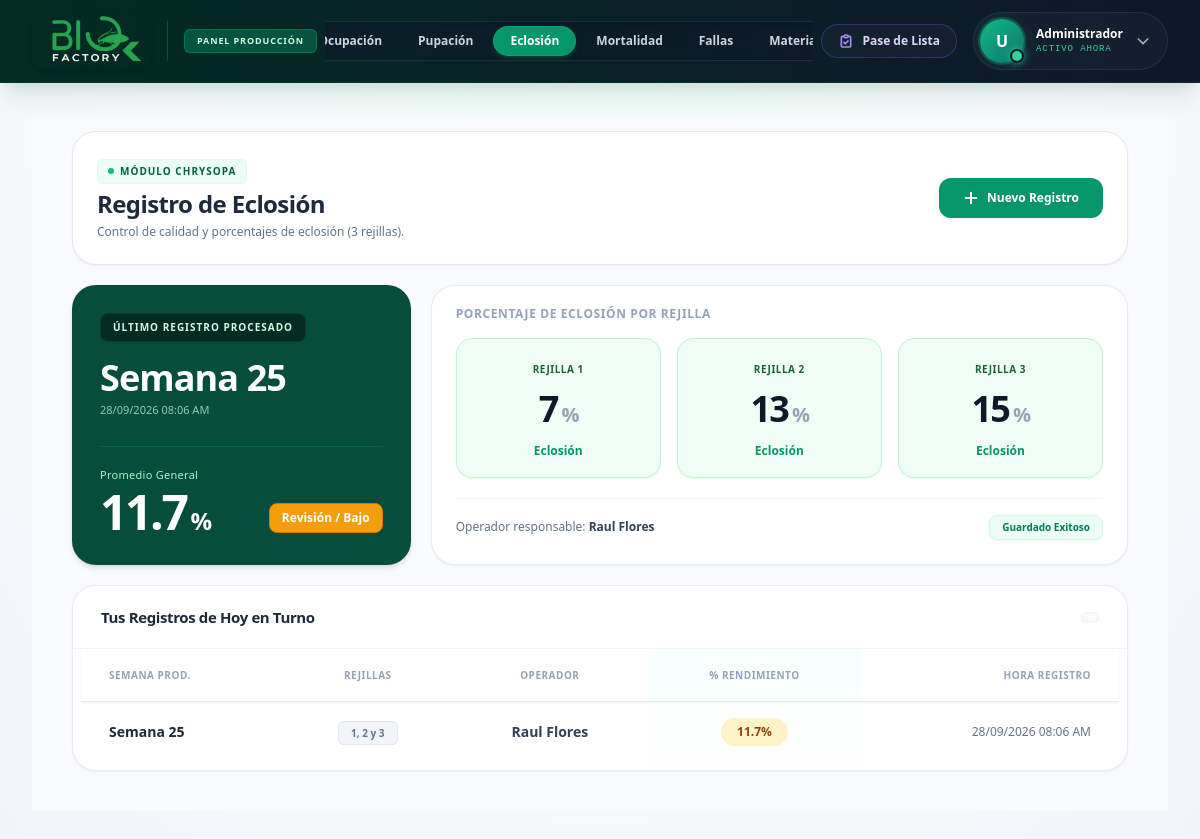
Before: /piso/chrysopa/eclosion with the older database file.
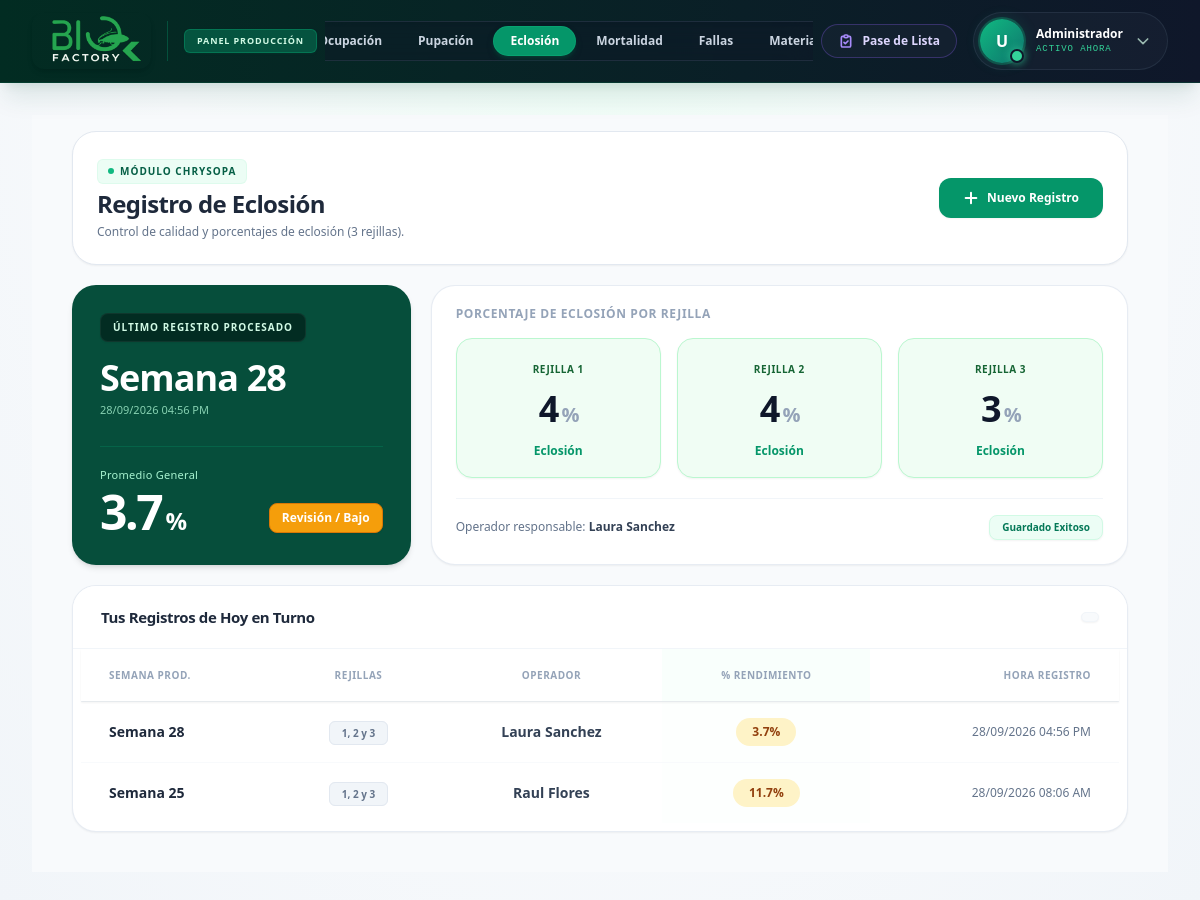
After: the same page with the newer database file.
### tables this page shows
CREATE TABLE PROD_DETALLE_CHRYSOPA (
    id_detallechr INTEGER PRIMARY KEY AUTOINCREMENT,
    id_lote INTEGER,
    semana INTEGER,
    id_operador INTEGER,
    fecha_registro DATETIME
);

CREATE TABLE USUARIOS (
    id_usuario INTEGER PRIMARY KEY AUTOINCREMENT,
    id_area INTEGER,
    nombre_usuario VARCHAR(150) NOT NULL,
    puesto VARCHAR(100),
    nip_firma VARCHAR(50)
, estatus TEXT DEFAULT 'Activo');

### routes/prod_chrysopa.py (the view)
@prod_chrysopa_bp.route('/eclosion')
def eclosion():
    try:
        conn = get_db_connection()
        cursor = conn.cursor()
        cursor.execute("""
            SELECT P.id_detallechr, P.id_lote, P.semana, P.fecha_registro, U.nombre_usuario
            FROM PROD_DETALLE_CHRYSOPA P
            JOIN USUARIOS U ON P.id_operador = U.id_usuario
            WHERE P.id_detallechr IN (SELECT DISTINCT id_detallechr FROM ECLOSION)
            ORDER BY P.id_detallechr DESC LIMIT 1
        """)
        ultimo_lote = cursor.fetchone()
        resumen_ultimo = None
        if ultimo_lote:
            id_cabecera = ultimo_lote['id_detallechr']
            cursor.execute("SELECT numero_orificio, cantidad FROM ECLOSION WHERE id_detallechr = ?", (id_cabecera,))
            orificios = cursor.fetchall()
            if orificios:
                r1 = sum(1 for o in orificios if 1 <= o['numero_orificio'] <= 100 and o['cantidad'] > 0)
                r2 = sum(1 for o in orificios if 101 <= o['numero_orificio'] <= 200 and o['cantidad'] > 0)
                r3 = sum(1 for o in orificios if 201 <= o['numero_orificio'] <= 300 and o['cantidad'] > 0)
                promedio = round((r1 + r2 + r3) / 3, 1)
                try:
                    f_bonita = datetime.strptime(ultimo_lote['fecha_registro'], '%Y-%m-%d %H:%M:%S').strftime('%d/%m/%Y %I:%M %p')
                except:
                    f_bonita = ultimo_lote['fecha_registro']
                resumen_ultimo = {
                    'lote': ultimo_lote['id_lote'], 'semana': ultimo_lote['semana'],
                    'fecha': f_bonita,
                    'operador': ultimo_lote['nombre_usuario'], 'r1': r1, 'r2': r2, 'r3': r3,
                    'promedio': promedio, 'estatus': "Aceptado" if promedio >= 90.0 else "Revisión / Bajo"
                }
        cursor.execute("""
            SELECT P.id_detallechr, P.semana, P.fecha_registro, U.nombre_usuario
            FROM PROD_DETALLE_CHRYSOPA P
            JOIN USUARIOS U ON P.id_operador = U.id_usuario
            WHERE P.id_detallechr IN (SELECT DISTINCT id_detallechr FROM ECLOSION)
            ORDER BY P.id_detallechr DESC LIMIT 10
        """)
        historial = []
        for fila in cursor.fetchall():
            cursor.execute("SELECT numero_orificio, cantidad FROM ECLOSION WHERE id_detallechr = ?", (fila['id_detallechr'],))
            orifs = cursor.fetchall()
            if orifs:
                h1 = sum(1 for o in orifs if 1 <= o['numero_orificio'] <= 100 and o['cantidad'] > 0)
                h2 = sum(1 for o in orifs if 101 <= o['numero_orificio'] <= 200 and o['cantidad'] > 0)
                h3 = sum(1 for o in orifs if 201 <= o['numero_orificio'] <= 300 and o['cantidad'] > 0)
                try:
                    f_bonita = datetime.strptime(fila['fecha_registro'], '%Y-%m-%d %H:%M:%S').strftime('%d/%m/%Y %I:%M %p')
                except:
                    f_bonita = fila['fecha_registro']
                historial.append({
                    'semana': fila['semana'], 'operador': fila['nombre_usuario'],
                    'fecha': f_bonita,
                    'porcentaje': round((h1 + h2 + h3) / 3, 1)
                })
        conn.close()
    except Exception as e:
        resumen_ultimo = None; historial = []
    return render_template('produccion/chrysopa/eclosion.html', ultimo=resumen_ultimo, historial=historial)

### routes/prod_chrysopa.py (called while the page is built)
def get_db_connection():
    conn = sqlite3.connect('Bd_SIO-AGRO.db', isolation_level=None)
    conn.row_factory = sqlite3.Row
    return conn

### templates/produccion/chrysopa/eclosion.html (shortened to what the changed rows need)
{% extends "produccion/base_produc.html" %}
{% block content %}
    <main class="flex-1 overflow-y-auto px-6 pt-4 pb-10 lg:px-10 bg-slate-50">
        <div class="max-w-[1200px] mx-auto space-y-5">
            <div class="bg-white border border-slate-200 p-5 md:p-6 rounded-3xl shadow-sm flex flex-col md:flex-row justify-between items-start md:items-center gap-4">
                <div>
                    <h1 class="text-2xl font-black text-slate-800 tracking-tight mb-1">Registro de Eclosión</h1>
                </div>
            </div>
            {% if ultimo %}
            <div class="grid grid-cols-1 lg:grid-cols-12 gap-5">
                <div class="lg:col-span-4 bg-[#064e3b] text-white p-7 rounded-3xl shadow-md flex flex-col justify-between relative overflow-hidden">
                    <div class="relative z-10">
                        <span class="inline-block text-[10px] font-bold tracking-widest uppercase text-emerald-100 bg-[#022c22] px-3 py-1.5 rounded-lg mb-4 shadow-sm border border-white/5">Último Registro Procesado</span>
                        <h2 class="text-4xl font-black tracking-tight mb-1">Semana {{ ultimo.semana }}</h2>
                        <div class="flex items-center gap-3 mt-1 relative z-10">
                            <p class="text-[11px] text-emerald-200/80 font-medium">{{ ultimo.fecha }}</p>
                        </div>
                    </div>
                    <div class="mt-6 border-t border-emerald-700/50 pt-5 flex items-end justify-between relative z-10">
                        <div>
                            <p class="text-[11px] text-emerald-200 font-medium mb-1 tracking-wide">Promedio General</p>
                            <p class="text-5xl font-black text-white leading-none tracking-tighter">{{ ultimo.promedio }}<span class="text-2xl ml-1">%</span></p>
                        </div>
                        <span class="px-3 py-1.5 rounded-lg text-xs font-bold text-white shadow-sm mb-1 {% if ultimo.promedio >= 90.0 %}bg-emerald-500 border border-emerald-400{% else %}bg-[#f59e0b] border border-[#d97706]{% endif %}">
                            {{ ultimo.estatus }}
                        </span>
                    </div>
                </div>
                <div class="lg:col-span-8 bg-white border border-slate-200/80 p-6 pt-5 rounded-3xl shadow-sm flex flex-col justify-between">
                    <div>
                        <h3 class="text-xs font-bold uppercase tracking-wider text-slate-400 mb-4">Porcentaje de Eclosión por Rejilla</h3>
                        <div class="grid grid-cols-3 gap-4">
                            <div class="bg-[#f0fdf4] border border-[#bbf7d0] p-4 rounded-2xl text-center shadow-sm">
                                <span class="text-[10px] font-black uppercase tracking-wider text-[#166534]">Rejilla 1</span>
                                <p class="text-4xl font-black text-slate-900 leading-none mt-3 mb-2 tracking-tighter">{{ ultimo.r1 }}<span class="text-xl text-slate-400 ml-1">%</span></p>
                                <span class="text-xs font-bold text-[#059669]">Eclosión</span>
                            </div>
                            <div class="bg-[#f0fdf4] border border-[#bbf7d0] p-4 rounded-2xl text-center shadow-sm">
                                <span class="text-[10px] font-black uppercase tracking-wider text-[#166534]">Rejilla 2</span>
                                <p class="text-4xl font-black text-slate-900 leading-none mt-3 mb-2 tracking-tighter">{{ ultimo.r2 }}<span class="text-xl text-slate-400 ml-1">%</span></p>
                                <span class="text-xs font-bold text-[#059669]">Eclosión</span>
                            </div>
                            <div class="bg-[#f0fdf4] border border-[#bbf7d0] p-4 rounded-2xl text-center shadow-sm">
                                <span class="text-[10px] font-black uppercase tracking-wider text-[#166534]">Rejilla 3</span>
                                <p class="text-4xl font-black text-slate-900 leading-none mt-3 mb-2 tracking-tighter">{{ ultimo.r3 }}<span class="text-xl text-slate-400 ml-1">%</span></p>
                                <span class="text-xs font-bold text-[#059669]">Eclosión</span>
                            </div>
                        </div>
                    </div>
                    <div class="mt-5 pt-4 border-t border-slate-100 flex justify-between items-center">
                        <span class="text-xs text-slate-500 font-medium">Operador responsable: <strong class="text-slate-700">{{ ultimo.operador }}</strong></span>
                        <span class="text-[10px] font-bold text-emerald-700 bg-emerald-50 px-3 py-1 rounded-lg border border-emerald-100 shadow-sm">Guardado Exitoso</span>
                    </div>
                </div>
            </div>
            {% else %}
            <div class="bg-white p-8 text-center rounded-3xl border border-slate-200">
                <p class="text-slate-500 font-bold">Aún no hay registros de eclosión.</p>
            </div>
            {% endif %}
            <div class="bg-white rounded-3xl shadow-sm border border-slate-200/80 overflow-hidden mt-6">
                <div class="bg-white px-7 py-5 border-b border-slate-100 flex justify-between items-center">
                    <h2 class="text-[15px] font-bold text-slate-800 tracking-tight">Tus Registros de Hoy en Turno</h2>
                </div>
                <div class="overflow-x-auto table-container px-2 pb-2">
                    <table class="min-w-full text-sm">
                        <thead class="bg-white sticky top-0 z-10 shadow-sm">
                            <tr>
                                <th class="px-7 py-4 text-left font-extrabold text-slate-400 uppercase tracking-wider text-[10px] border-b border-slate-100">Semana Prod.</th>
                                <th class="px-7 py-4 text-center font-extrabold text-slate-400 uppercase tracking-wider text-[10px] border-b border-slate-100">Rejillas</th>
                                <th class="px-7 py-4 text-center font-extrabold text-slate-400 uppercase tracking-wider text-[10px] border-b border-slate-100">Operador</th>
                                <th class="px-7 py-4 text-center font-extrabold text-slate-400 uppercase tracking-wider text-[10px] border-b border-slate-100 bg-emerald-50/30">% Rendimiento</th>
                                <th class="px-7 py-4 text-right font-extrabold text-slate-400 uppercase tracking-wider text-[10px] border-b border-slate-100">Hora Registro</th>
                            </tr>
                        </thead>
                        <tbody class="divide-y divide-slate-50 bg-white">
                            {% for reg in historial %}
                            <tr class="hover:bg-slate-50 transition-colors">
                                <td class="px-7 py-4 font-bold text-slate-800">Semana {{ reg.semana }}</td>
                                <td class="px-7 py-4 text-center"><span class="px-3 py-1 bg-slate-100 rounded-md text-[10px] font-bold text-slate-500 border border-slate-200">1, 2 y 3</span></td>
                                <td class="px-7 py-4 text-center text-slate-700 font-medium">
                                    <span class="text-sm font-semibold text-slate-700">
                                        {{ reg.operador }}
                                    </span>
                                </td>
                                <td class="px-7 py-4 text-center bg-emerald-50/10">
                                    <span class="inline-flex items-center px-4 py-1.5 rounded-full text-xs font-black {% if reg.porcentaje >= 90.0 %}bg-[#dcfce7] text-[#166534]{% else %}bg-[#fef3c7] text-[#92400e]{% endif %}">
                                        {{ reg.porcentaje }}%
                                    </span>
                                </td>
                                <td class="px-7 py-4 text-right text-slate-500 font-medium text-xs">{{ reg.fecha }}</td>
                            </tr>
                            {% else %}
                            <tr>
                                <td colspan="5" class="px-7 py-10 text-center text-slate-500 font-medium">No se han registrado datos en este turno.</td>
                            </tr>
                            {% endfor %}
                        </tbody>
                    </table>
                </div>
            </div>
        </div>
    </main>
{% endblock %}

Changed rows visible on the page:
no longer on this page (row unchanged): USUARIOS: operador "Raul Flores"
added PROD_DETALLE_CHRYSOPA: semana "28", operador "Laura Sanchez", porcentaje "3.7", fecha "28/09/2026 04:56 PM"
now on this page (row unchanged): USUARIOS: operador "Laura Sanchez"
Other visible differences:
{{ ultimo.fecha }}: "28/09/2026 08:06 AM" → "28/09/2026 04:56 PM"
{{ ultimo.promedio }}: "11.7" → "3.7"
{{ ultimo.r1 }}: "7" → "4"
{{ ultimo.r2 }}: "13" → "4"
{{ ultimo.r3 }}: "15" → "3"
{{ ultimo.semana }}: "25" → "28"
